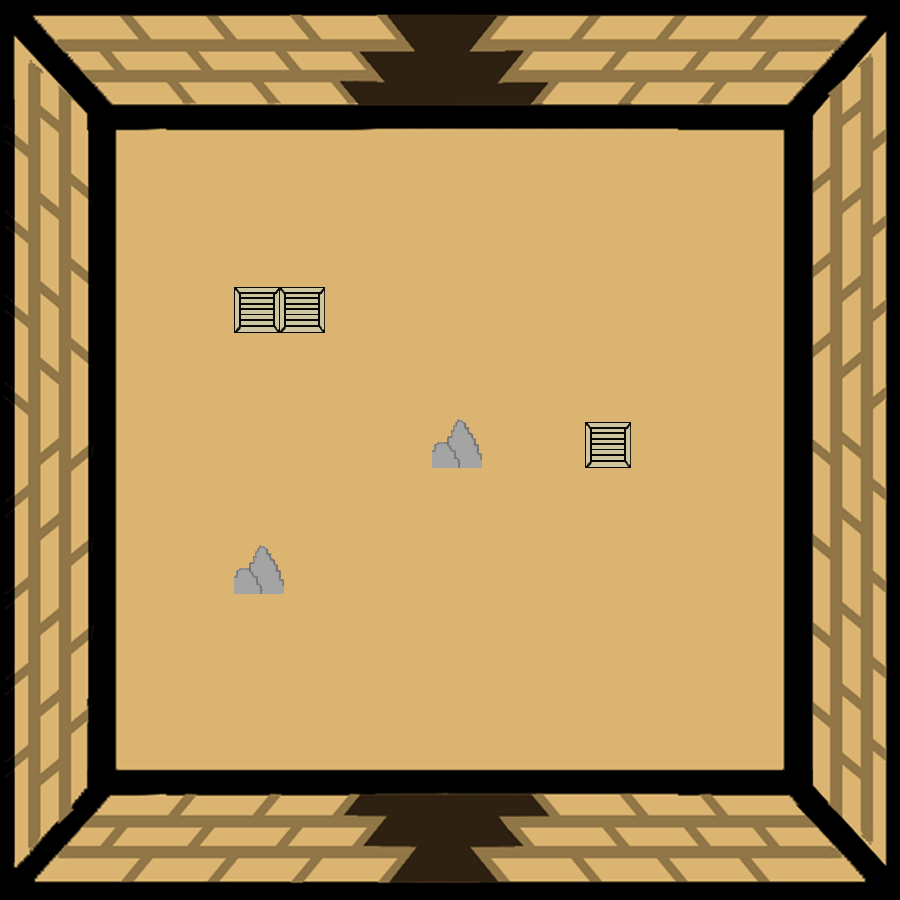

A level layout from a 2D game, rendered from its tile map. Below: a short description, then the map file with tile-grid data replaced by summaries:
An orthogonal 100x100 tile map with 9x9 px tiles, 2 tile layers (SALA, CAJAS Y ROCAS), 3 tilesets.

<map version="1.2" tiledversion="1.3.3" orientation="orthogonal" renderorder="right-down" width="100" height="100" tilewidth="9" tileheight="9" infinite="0" nextlayerid="4" nextobjectid="1">
 <tileset firstgid="1" source="CAJA.tsx" />
 <tileset firstgid="26" source="ROCAS.tsx" />
 <tileset firstgid="27" source="RUINAS1.tsx" />
 <layer id="1" name="SALA" width="100" height="100">
  <data>[10000 cells, 10000 non-empty, 10000 distinct tile ids]</data>
 </layer>
 <layer id="3" name="CAJAS Y ROCAS" width="100" height="100">
  <data>[10000 cells, 885 non-empty, 834 distinct tile ids]</data>
 </layer>
</map>
